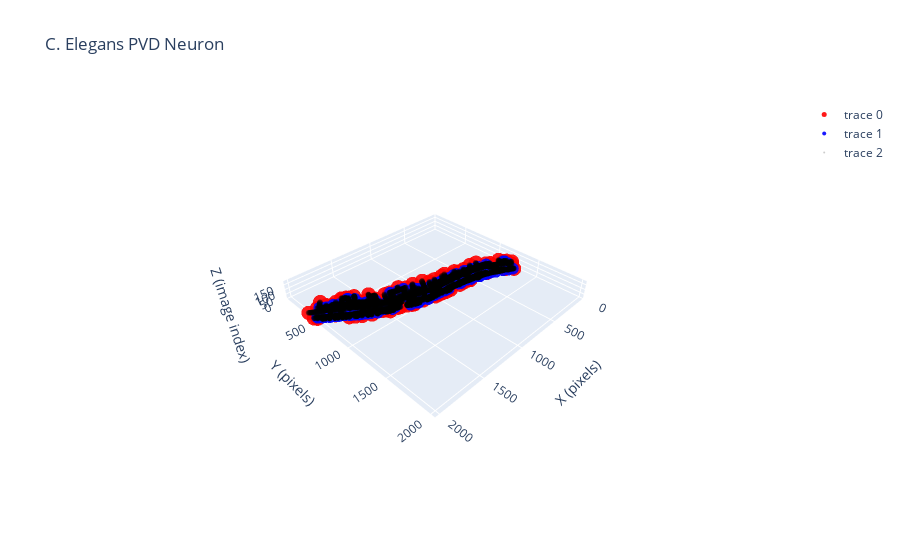

Here is the notebook cell this chart was saved with:
### Code cell
# Plot
fig = go.Figure()

# Skeleton tips
fig.add_trace(go.Scatter3d(
    x=tips_x,
    y=tips_y,
    z=tips_z,
    mode='markers',  # Use 'lines' for a line plot or 'markers+lines' for both
    marker=dict(
        size=5,
        color='red',  # You can customize the color
        opacity=.9
    )
))

# Skeleton knots
fig.add_trace(go.Scatter3d(
    x=knot_x,
    y=knot_y,
    z=knot_z,
    mode='markers',  # Use 'lines' for a line plot or 'markers+lines' for both
    marker=dict(
        size=4,
        color='blue',  # You can customize the color
        opacity=.9
    )
))

# Skeleton structure
fig.add_trace(go.Scatter3d(
    x=X.ravel()[visible_mask],
    y=Y.ravel()[visible_mask],
    z=Z.ravel()[visible_mask],
    mode='markers',
    marker=dict(
        size=2,
        color='black',
        colorscale='Viridis',
        opacity=.1
    )
))

# Update layout
fig.update_layout(
    title='C. Elegans PVD Neuron',
    scene=dict(
        xaxis_title='X (pixels)',
        yaxis_title='Y (pixels)',
        zaxis_title='Z (image index)',
        aspectmode='manual',
        aspectratio=dict(x=1, y=1, z=.1),  # Adjust z-axis scale if desired
        zaxis=dict(range=[0, skeleton.shape[0]]),  # Set z-axis bounds
        xaxis=dict(range=[0, skeleton.shape[1]]),  # Set x-axis bounds
        yaxis=dict(range=[0, skeleton.shape[2]]),   # Set y-axis bounds

    ),
    autosize=True

)

# Show the figure
#fig.show()

### Figure 1 — Plotly figure (JSON) as saved in the notebook; plotly's stock layout.template omitted (floating-point values rounded to 4 significant figures; data arrays with more than 128 entries replaced by an {"elided": "..."} marker saying what was removed)
{"data": [{"marker": {"color": "red", "opacity": 0.9, "size": 5}, "mode": "markers", "type": "scatter3d", "x": {"elided": "129 int values"}, "y": {"elided": "129 int values"}, "z": {"elided": "129 int values"}}, {"marker": {"color": "blue", "opacity": 0.9, "size": 4}, "mode": "markers", "type": "scatter3d", "x": {"elided": "225 int values"}, "y": {"elided": "225 int values"}, "z": {"elided": "225 int values"}}, {"marker": {"color": "black", "colorscale": [[0, "#440154"], [0.1111, "#482878"], [0.2222, "#3e4989"], [0.3333, "#31688e"], [0.4444, "#26828e"], [0.5556, "#1f9e89"], [0.6667, "#35b779"], [0.7778, "#6ece58"], [0.8889, "#b5de2b"], [1, "#fde725"]], "opacity": 0.1, "size": 2}, "mode": "markers", "type": "scatter3d", "x": {"elided": "13801 int values"}, "y": {"elided": "13801 int values"}, "z": {"elided": "13801 int values"}}], "layout": {"autosize": true, "scene": {"aspectmode": "manual", "aspectratio": {"x": 1, "y": 1, "z": 0.1}, "xaxis": {"range": [0, 2044], "title": {"text": "X (pixels)"}}, "yaxis": {"range": [0, 2042], "title": {"text": "Y (pixels)"}}, "zaxis": {"range": [0, 188], "title": {"text": "Z (image index)"}}}, "title": {"text": "C. Elegans PVD Neuron"}}}
